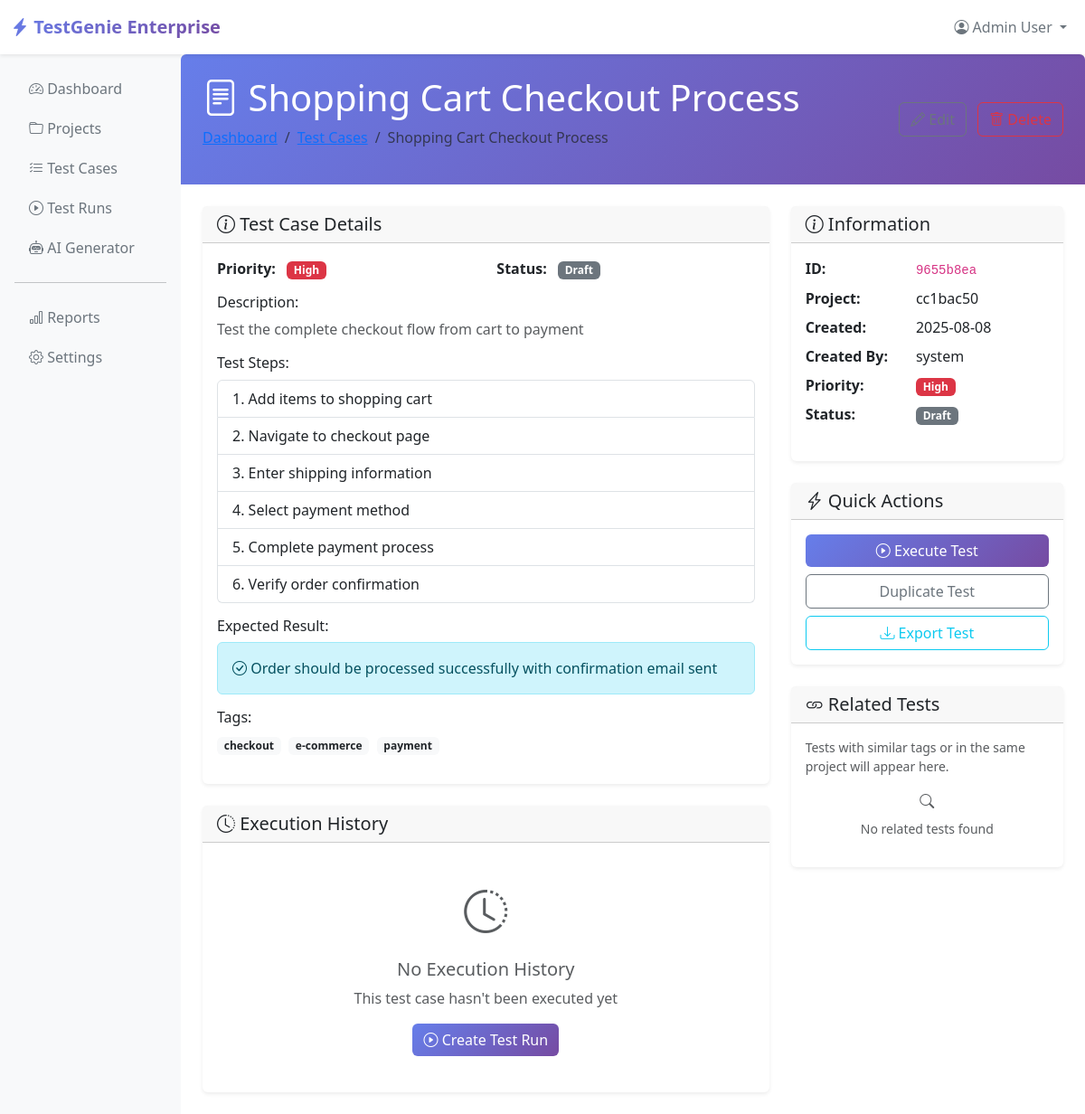
The app's page /test-case/9655b8ea-23ee-4f6b-9fe9-df95d7625f84 with its own data.
### models.py (models this page shows, shortened)
class TestCase(db.Model):
    __tablename__ = 'test_cases'
    id = db.Column(db.String(36), primary_key=True, default=lambda: str(uuid.uuid4()))
    title = db.Column(db.String(200), nullable=False)
    description = db.Column(db.Text)
    steps = db.Column(db.Text)  # JSON string for steps array
    expected_result = db.Column(db.Text)
    priority = db.Column(db.String(20), default='Medium')
    status = db.Column(db.String(20), default='Draft')
    tags = db.Column(db.Text)  # JSON string for tags array
    project_id = db.Column(db.String(36), db.ForeignKey('projects.id'), nullable=False)
    created_by = db.Column(db.String(50), default='system')
    created_at = db.Column(db.DateTime, default=datetime.utcnow)
    updated_at = db.Column(db.DateTime, default=datetime.utcnow, onupdate=datetime.utcnow)
    def get_steps(self):
        if self.steps:
            try:
                return json.loads(self.steps)
            except json.JSONDecodeError:
                return [self.steps]  # Fallback for plain text
        return []
    def get_tags(self):
        if self.tags:
            try:
                return json.loads(self.tags)
            except json.JSONDecodeError:
                return [self.tags]  # Fallback for plain text
        return []
    def to_dict(self):
        return {
            'id': self.id,
            'title': self.title,
            'description': self.description,
            'steps': self.get_steps(),
            'expected_result': self.expected_result,
            'priority': self.priority,
            'status': self.status,
            'project_id': self.project_id,
            'tags': self.get_tags(),
            'created_by': self.created_by,
            'created_at': self.created_at.isoformat() if self.created_at else None,
            'updated_at': self.updated_at.isoformat() if self.updated_at else None
        }

### enterprise_test_platform_sqlite.py (the view)
@app.route('/test-case/<test_case_id>')
def test_case_detail(test_case_id):
    test_case = TestCase.query.get_or_404(test_case_id)
    return render_template('test_case_detail.html', test_case=test_case.to_dict())

### templates/test_case_detail.html (shortened to what this page needs)
{% extends "base.html" %}
{% block content %}
<div class="page-header">
    <div class="d-flex justify-content-between align-items-center">
        <div>
            <h1 class="mb-2"><i class="bi bi-file-text"></i> {{ test_case.title }}</h1>
            <nav aria-label="breadcrumb">
                <ol class="breadcrumb">
                    <li class="breadcrumb-item"><a href="{{ url_for('dashboard') }}">Dashboard</a></li>
                    <li class="breadcrumb-item"><a href="{{ url_for('test_cases_list') }}">Test Cases</a></li>
                    <li class="breadcrumb-item active">{{ test_case.title[:30] }}{% if test_case.title|length > 30 %}...{% endif %}</li>
                </ol>
            </nav>
        </div>
        <div>
            <button class="btn btn-outline-secondary me-2" onclick="editTestCase()">
                <i class="bi bi-pencil"></i> Edit
            </button>
            <button class="btn btn-outline-danger" onclick="deleteTestCase()">
                <i class="bi bi-trash"></i> Delete
            </button>
        </div>
    </div>
</div>
<div class="row">
    <div class="col-md-8">
        <div class="card mb-4">
            <div class="card-header">
                <h5 class="mb-0"><i class="bi bi-info-circle"></i> Test Case Details</h5>
            </div>
            <div class="card-body">
                <div class="row mb-3">
                    <div class="col-md-6">
                        <strong>Priority:</strong>
                        <span class="badge bg-{{ 'danger' if test_case.priority == 'High' else 'warning' if test_case.priority == 'Medium' else 'secondary' }} ms-2">
                            {{ test_case.priority }}
                        </span>
                    </div>
                    <div class="col-md-6">
                        <strong>Status:</strong>
                        <span class="badge bg-{{ 'success' if test_case.status == 'Active' else 'secondary' if test_case.status == 'Draft' else 'danger' }} ms-2">
                            {{ test_case.status }}
                        </span>
                    </div>
                </div>
                {% if test_case.description %}
                <div class="mb-3">
                    <h6>Description:</h6>
                    <p class="text-muted">{{ test_case.description }}</p>
                </div>
                {% endif %}
                {% if test_case.steps %}
                <div class="mb-3">
                    <h6>Test Steps:</h6>
                    <ol class="list-group list-group-numbered">
                        {% for step in test_case.steps %}
                        <li class="list-group-item">{{ step }}</li>
                        {% endfor %}
                    </ol>
                </div>
                {% endif %}
                {% if test_case.expected_result %}
                <div class="mb-3">
                    <h6>Expected Result:</h6>
                    <div class="alert alert-info">
                        <i class="bi bi-check-circle"></i> {{ test_case.expected_result }}
                    </div>
                </div>
                {% endif %}
                {% if test_case.tags %}
                <div class="mb-3">
                    <h6>Tags:</h6>
                    {% for tag in test_case.tags %}
                        <span class="badge bg-light text-dark me-1">{{ tag }}</span>
                    {% endfor %}
                </div>
                {% endif %}
            </div>
        </div>
        <div class="card">
            <div class="card-header">
                <h5 class="mb-0"><i class="bi bi-clock-history"></i> Execution History</h5>
            </div>
            <div class="card-body">
                <div class="text-center py-4">
                    <i class="bi bi-clock-history text-muted" style="font-size: 3rem;"></i>
                    <h5 class="text-muted mt-3">No Execution History</h5>
                    <p class="text-muted">This test case hasn't been executed yet</p>
                    <a href="{{ url_for('test_runs_list') }}" class="btn btn-primary">
                        <i class="bi bi-play-circle"></i> Create Test Run
                    </a>
                </div>
            </div>
        </div>
    </div>
    <div class="col-md-4">
        <div class="card mb-4">
            <div class="card-header">
                <h5 class="mb-0"><i class="bi bi-info-circle"></i> Information</h5>
            </div>
            <div class="card-body">
                <dl class="row">
                    <dt class="col-sm-5">ID:</dt>
                    <dd class="col-sm-7"><code>{{ test_case.id[:8] }}</code></dd>
                    <dt class="col-sm-5">Project:</dt>
                    <dd class="col-sm-7">{{ test_case.project_id[:8] if test_case.project_id else 'N/A' }}</dd>
                    <dt class="col-sm-5">Created:</dt>
                    <dd class="col-sm-7">{{ test_case.created_at[:10] if test_case.created_at else 'N/A' }}</dd>
                    <dt class="col-sm-5">Created By:</dt>
                    <dd class="col-sm-7">{{ test_case.created_by or 'System' }}</dd>
                    <dt class="col-sm-5">Priority:</dt>
                    <dd class="col-sm-7">
                        <span class="badge bg-{{ 'danger' if test_case.priority == 'High' else 'warning' if test_case.priority == 'Medium' else 'secondary' }}">
                            {{ test_case.priority }}
                        </span>
                    </dd>
                    <dt class="col-sm-5">Status:</dt>
                    <dd class="col-sm-7">
                        <span class="badge bg-{{ 'success' if test_case.status == 'Active' else 'secondary' }}">
                            {{ test_case.status }}
                        </span>
                    </dd>
                </dl>
            </div>
        </div>
        <div class="card mb-4">
            <div class="card-header">
                <h5 class="mb-0"><i class="bi bi-lightning-charge"></i> Quick Actions</h5>
            </div>
            <div class="card-body">
                <div class="d-grid gap-2">
                    <button class="btn btn-primary" onclick="executeTest()">
                        <i class="bi bi-play-circle"></i> Execute Test
                    </button>
                    <button class="btn btn-outline-secondary" onclick="duplicateTest()">
                         Duplicate Test
                    </button>
                    <button class="btn btn-outline-info" onclick="exportTest()">
                        <i class="bi bi-download"></i> Export Test
                    </button>
                </div>
            </div>
        </div>
        <div class="card">
            <div class="card-header">
                <h5 class="mb-0"><i class="bi bi-link"></i> Related Tests</h5>
            </div>
            <div class="card-body">
                <p class="text-muted small">Tests with similar tags or in the same project will appear here.</p>
                <div class="text-center">
                    <i class="bi bi-search text-muted"></i>
                    <p class="text-muted small mt-2">No related tests found</p>
                </div>
            </div>
        </div>
    </div>
</div>
{% endblock %}

### templates/base.html (style rules this page uses)
:root { --primary-gradient: linear-gradient(135deg, #667eea 0%, #764ba2 100%); --sidebar-bg: #f8f9fa; --card-shadow: 0 0.125rem 0.25rem rgba(0, 0, 0, 0.075); }
.card { box-shadow: var(--card-shadow); border: none; }
.page-header { background: var(--primary-gradient); color: white; margin: -1.5rem -1.5rem 1.5rem -1.5rem; padding: 1.5rem; border-radius: 0.375rem 0.375rem 0 0; }
.btn-primary { background: var(--primary-gradient); border: none; }

### records on screen
TestCase: title "Shopping Cart Checkout Process", priority "High", status "Draft", description "Test the complete checkout flow from cart to payment", expected_result "Order should be processed successfully with confirmation email sent", created_by "system"

### other values on screen
{{ step }} "Add items to shopping cart" "Navigate to checkout page" "Enter shipping information" "Select payment method" "Complete payment process" "Verify order confirmation"
{{ tag }} "checkout" "e-commerce" "payment"
{{ test_case.id[:8] }} "9655b8ea"
{{ test_case.project_id[:8] if test_case.project_id else 'N/A' }} "cc1bac50"
{{ test_case.created_at[:10] if test_case.created_at else 'N/A' }} "2025-08-08"
